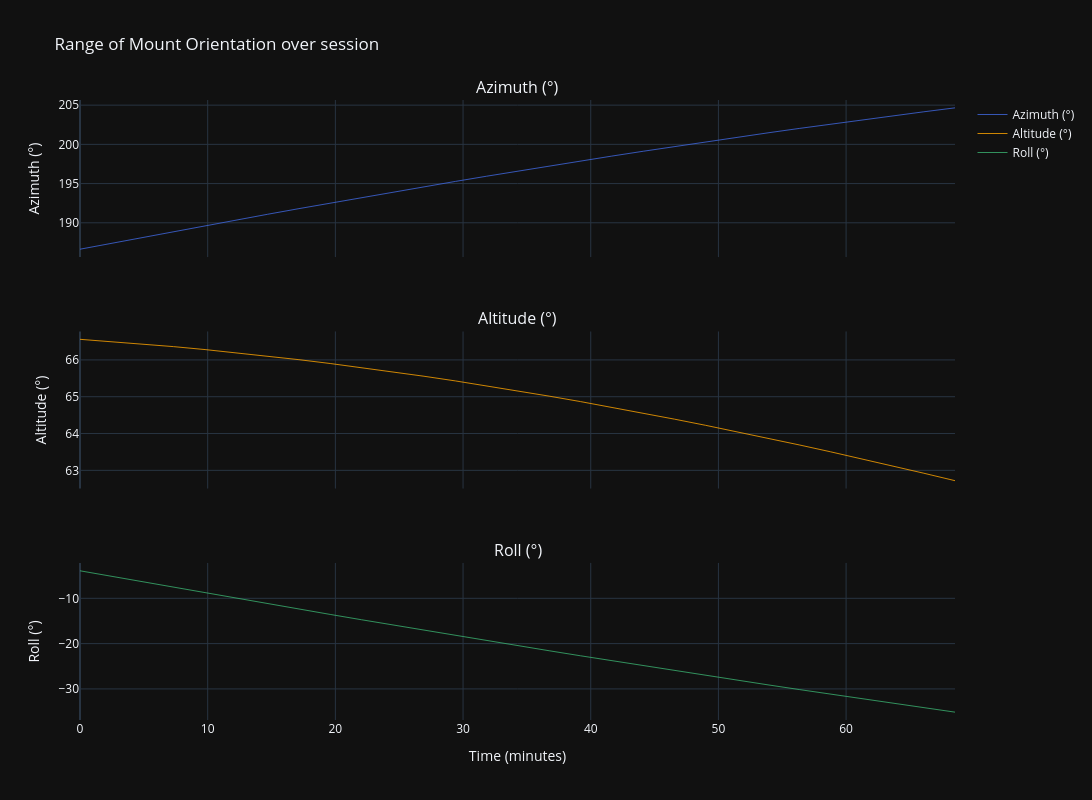

Source (notebook cell):
### Markdown cell above
# Mount Orientation (Az, Alt, Roll) vs Time

### Code cell
xdata = df['t_sec'] / 60
ydata = [
    #row, dataset,            name,                color
    (1,   df['az'],    'Azimuth (°)',  'royalblue'),
    (2,   df['alt'],   'Altitude (°)', 'orange'),
    (3,   df['roll'],  'Roll (°)',     'mediumseagreen'),
]
rows = len(set([row for row, y,name,color in ydata]))
fig = make_subplots(rows=rows, cols=1, shared_xaxes=True,
    subplot_titles=[name for row, y,name,color in ydata],
    vertical_spacing=0.12)

for (row, y, name, color) in ydata:
    fig.add_trace(go.Scatter(x=xdata, y=y,
        mode='lines', line=dict(color=color, width=0.8),
        name=name), row=row, col=1)
    fig.update_yaxes(title_text=name, row=row, col=1)

fig.update_xaxes(title_text='Time (minutes)', row=3, col=1)
fig.update_layout(height=800, width=1200, template="plotly_dark",
        title='Range of Mount Orientation over session')
fig.show()

### Figure 1 — Plotly figure (JSON) as saved in the notebook; plotly's stock layout.template omitted (floating-point values rounded to 4 significant figures)
{"data": [{"line": {"color": "royalblue", "width": 0.8}, "mode": "lines", "name": "Azimuth (°)", "type": "scatter", "x": [0.0, 2.452, 4.889, 7.332, 9.794, 12.24, 14.7, 17.15, 19.6, 22.04, 24.49, 26.94, 29.4, 31.85, 34.3, 36.74, 39.2, 41.65, 44.11, 46.56, 49.0, 51.44, 53.88, 56.33, 58.77, 61.21, 63.64, 66.09, 68.53], "xaxis": "x", "y": [186.6, 187.4, 188.1, 188.9, 189.6, 190.4, 191.1, 191.8, 192.5, 193.2, 193.9, 194.6, 195.3, 195.9, 196.6, 197.2, 197.9, 198.5, 199.1, 199.7, 200.3, 200.9, 201.5, 202.0, 202.6, 203.1, 203.6, 204.2, 204.7], "yaxis": "y"}, {"line": {"color": "orange", "width": 0.8}, "mode": "lines", "name": "Altitude (°)", "type": "scatter", "x": [0.0, 2.452, 4.889, 7.332, 9.794, 12.24, 14.7, 17.15, 19.6, 22.04, 24.49, 26.94, 29.4, 31.85, 34.3, 36.74, 39.2, 41.65, 44.11, 46.56, 49.0, 51.44, 53.88, 56.33, 58.77, 61.21, 63.64, 66.09, 68.53], "xaxis": "x2", "y": [66.56, 66.5, 66.43, 66.36, 66.28, 66.2, 66.1, 66.01, 65.9, 65.79, 65.68, 65.56, 65.43, 65.3, 65.16, 65.02, 64.87, 64.71, 64.55, 64.39, 64.22, 64.05, 63.87, 63.69, 63.5, 63.31, 63.12, 62.92, 62.72], "yaxis": "y2"}, {"line": {"color": "mediumseagreen", "width": 0.8}, "mode": "lines", "name": "Roll (°)", "type": "scatter", "x": [0.0, 2.452, 4.889, 7.332, 9.794, 12.24, 14.7, 17.15, 19.6, 22.04, 24.49, 26.94, 29.4, 31.85, 34.3, 36.74, 39.2, 41.65, 44.11, 46.56, 49.0, 51.44, 53.88, 56.33, 58.77, 61.21, 63.64, 66.09, 68.53], "xaxis": "x3", "y": [-3.922, -5.147, -6.363, -7.575, -8.788, -9.989, -11.19, -12.38, -13.56, -14.73, -15.89, -17.05, -18.19, -19.33, -20.46, -21.57, -22.68, -23.78, -24.87, -25.95, -27.01, -28.06, -29.11, -30.14, -31.16, -32.17, -33.16, -34.15, -35.13], "yaxis": "y3"}], "layout": {"annotations": [{"font": {"size": 16}, "showarrow": false, "text": "Azimuth (°)", "x": 0.5, "xanchor": "center", "xref": "paper", "y": 1, "yanchor": "bottom", "yref": "paper"}, {"font": {"size": 16}, "showarrow": false, "text": "Altitude (°)", "x": 0.5, "xanchor": "center", "xref": "paper", "y": 0.6267, "yanchor": "bottom", "yref": "paper"}, {"font": {"size": 16}, "showarrow": false, "text": "Roll (°)", "x": 0.5, "xanchor": "center", "xref": "paper", "y": 0.2533, "yanchor": "bottom", "yref": "paper"}], "height": 800, "title": {"text": "Range of Mount Orientation over session"}, "width": 1200, "xaxis": {"anchor": "y", "domain": [0, 1], "matches": "x3", "showticklabels": false}, "xaxis2": {"anchor": "y2", "domain": [0, 1], "matches": "x3", "showticklabels": false}, "xaxis3": {"anchor": "y3", "domain": [0, 1], "title": {"text": "Time (minutes)"}}, "yaxis": {"anchor": "x", "domain": [0.7467, 1], "title": {"text": "Azimuth (°)"}}, "yaxis2": {"anchor": "x2", "domain": [0.3733, 0.6267], "title": {"text": "Altitude (°)"}}, "yaxis3": {"anchor": "x3", "domain": [0, 0.2533], "title": {"text": "Roll (°)"}}}}
